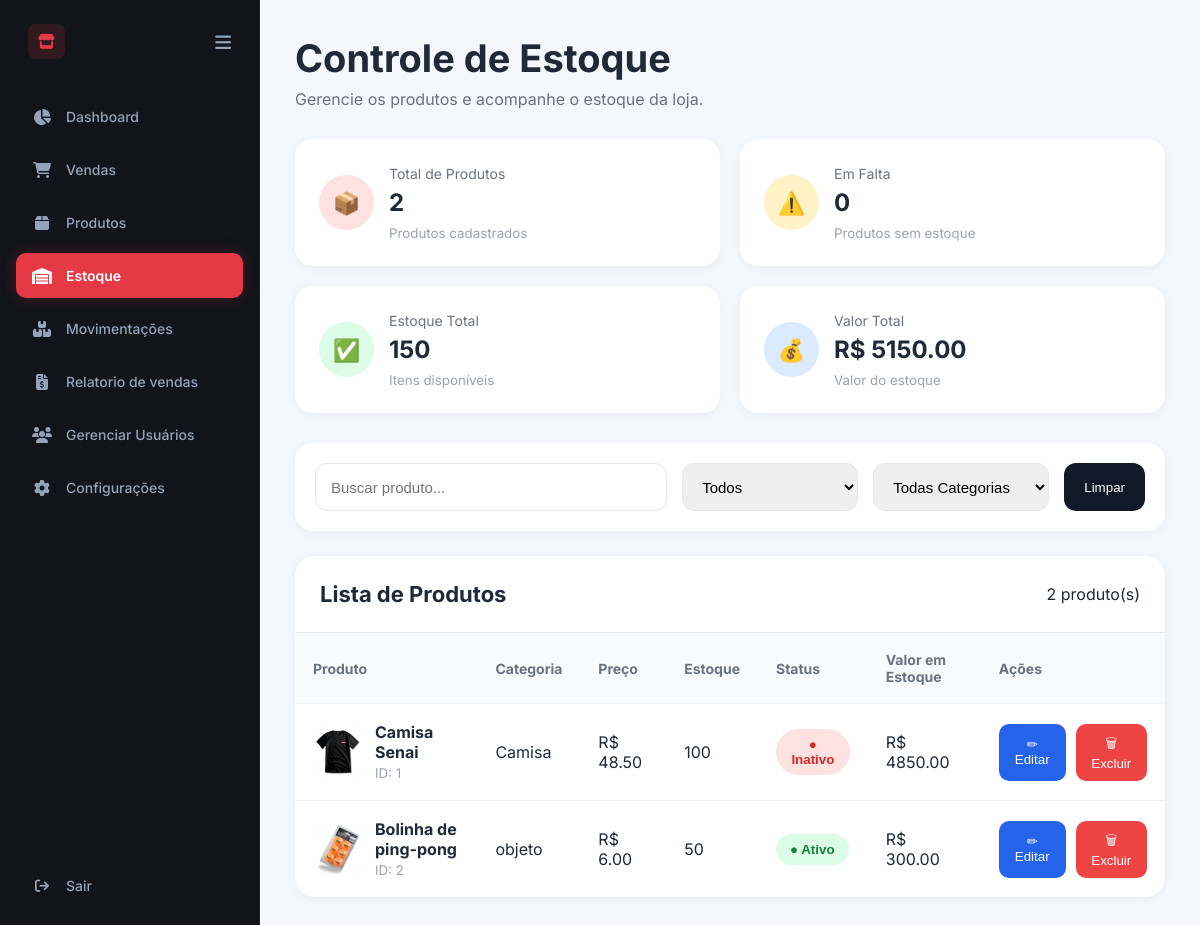
Page /estoque/ on the earlier database version.
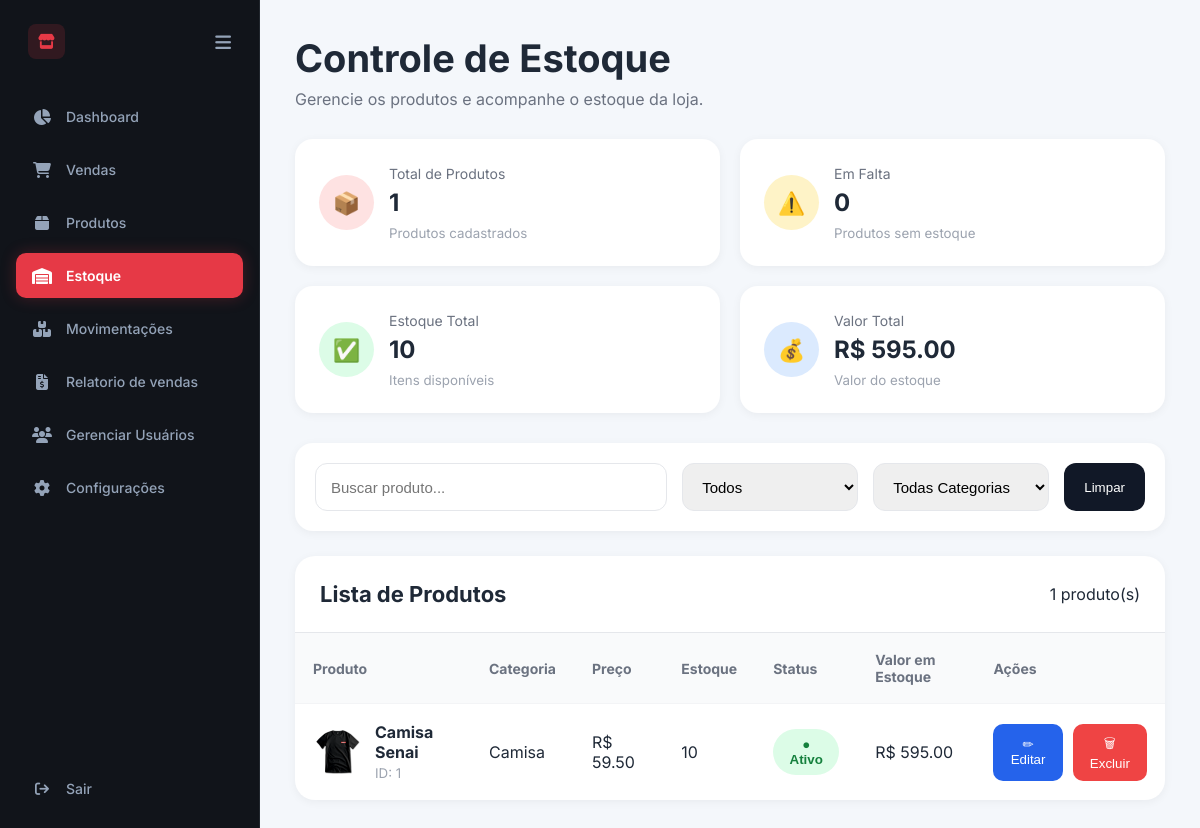
Same page on the later database version.
### app/models/produtos.py (models this page shows)
class Produto(Base):
    __tablename__ = "produtos"
    id = Column(Integer, primary_key=True, index=True)
    nome = Column(String, nullable=False)
    preco = Column(Float, nullable=False)
    estoque = Column(Integer, default=0)
    imagem = Column(String, nullable=True)
    ativo = Column(Boolean, default=True)
    categoria_id = Column(Integer, ForeignKey("categorias.id"))
    categoria = relationship("Categoria")

### app/models/categoria.py (models this page shows)
class Categoria(Base):
    __tablename__ = "categorias"
    id = Column(Integer, primary_key=True, index=True)
    nome = Column(String, nullable=False)
    descricao = Column(String, nullable=True)

### app/routes/estoque.py (the view)
@router.get("/", response_class=HTMLResponse)
def estoque(
    request: Request,
    db: Session = Depends(get_db)
):
    produtos = db.query(Produto).all()
    categorias = db.query(Categoria).all()
    total = len(produtos)
    em_falta = len(
        [p for p in produtos if p.estoque == 0]
    )
    estoque_total = sum(
        p.estoque
        for p in produtos
    )
    valor_total = sum(
        p.preco * p.estoque
        for p in produtos
    )
    return templates.TemplateResponse(
        "estoque.html",
        {
            "request": request,
            "produtos": produtos,
            "categorias": categorias,
            "total": total,
            "em_falta": em_falta,
            "estoque_total": estoque_total,
            "valor_total": valor_total
        }
    )

### app/templates/estoque.html (shortened to what the changed rows need)
<!DOCTYPE html>
<html lang="pt-BR">
<head>
    <link rel="stylesheet"
    href="https://cdnjs.cloudflare.com/ajax/libs/font-awesome/6.4.0/css/all.min.css">
    <link rel="stylesheet" href="/static/css/estoque.css">
</head>
<body>
<div class="dashboard">
<main class="content">
    <div class="page-header">
        <h1>Controle de Estoque</h1>
    </div>
    <div class="stats-grid">
        <div class="stat-card">
            <div>
                <span>Total de Produtos</span>
                <h2>{{ total }}</h2>
                <small>
                    Produtos cadastrados
                </small>
            </div>
        </div>
        <div class="stat-card">
            <div>
                <h2>{{ em_falta }}</h2>
            </div>
        </div>
        <div class="stat-card">
            <div>
                <span>Estoque Total</span>
                <h2>{{ estoque_total }}</h2>
                <small>
                    Itens disponíveis
                </small>
            </div>
        </div>
        <div class="stat-card">
            <div>
                <span>Valor Total</span>
                <h2>
                    R$ {{ "%.2f"|format(valor_total) }}
                </h2>
                <small>
                    Valor do estoque
                </small>
            </div>
        </div>
    </div>
    <div class="table-card">
        <div class="table-top">
            <h3>
                Lista de Produtos
            </h3>
            <span>
                {{ total }} produto(s)
            </span>
        </div>
        <table>
            <thead>
                <tr>
                    <th>Produto</th>
                    <th>Categoria</th>
                    <th>Preço</th>
                    <th>Estoque</th>
                    <th>Status</th>
                    <th>Valor em Estoque</th>
                    <th>Ações</th>
                </tr>
            </thead>
            <tbody>
            {% for p in produtos %}
                                <tr>
                        <td>
                            <div class="produto-info">
                                <div class="produto-img">
                                    {% if p.imagem %}
                                        <img
                                            src="{{ p.imagem }}"
                                            alt="{{ p.nome }}"
                                        >
                                    {% else %}
                                        📦
                                    {% endif %}
                                </div>
                                <div>
                                    <strong>
                                        {{ p.nome }}
                                    </strong>
                                    <small>
                                        ID: {{ p.id }}
                                    </small>
                                </div>
                            </div>
                        </td>
                        <td>
                            {% if p.categoria %}
                                {{ p.categoria.nome }}
                            {% else %}
                                Sem categoria
                            {% endif %}
                        </td>
                        <td>
                            R$ {{ "%.2f"|format(p.preco) }}
                        </td>
                        <td>
                            {{ p.estoque }}
                        </td>
                        <td>
                            <form
                                action="/estoque/toggle/{{ p.id }}"
                                method="POST"
                            >
                                {% if p.ativo %}
                                    <button
                                        type="submit"
                                        class="status ativo"
                                    >
                                        ● Ativo
                                    </button>
                                {% else %}
                                    <button
                                        type="submit"
                                        class="status inativo"
                                    >
                                        ● Inativo
                                    </button>
                                {% endif %}
                            </form>
                        </td>
                        <td>
                            R$
                            {{ "%.2f"|format(p.preco * p.estoque) }}
                        </td>
                        <td>
                            <div class="acoes">
                                <button
                                    type="button"
                                    class="btn-edit"
                                    onclick="
                                        document.getElementById('produtoId').value='{{ p.id }}';
                                        document.getElementById('produtoNome').value='{{ p.nome }}';
                                        document.getElementById('produtoPreco').value='{{ p.preco }}';
                                        document.getElementById('produtoEstoque').value='{{ p.estoque }}';
                                        document.getElementById('modalEditar').classList.add('show');
                                    "
                                >
                                    ✏ Editar
                                </button>
                                <button
                                    type="button"
                                    class="btn-delete"
                                    onclick="
                                        document.getElementById('deleteId').value='{{ p.id }}';
                                        document.getElementById('modalExcluir').classList.add('show');
                                    "
                                >
                                    🗑 Excluir
                                </button>
                            </div>
                        </td>
                    </tr>
                {% endfor %}
                </tbody>
            </table>
        </div>
    </main>
</div>
</body>
</html>

Differences in the rows shown:
removed Produto: imagem (picture), nome "Bolinha de ping-pong", id "2", categoria.nome "objeto", preco "6.00", estoque "50", ativo "● Ativo", p.preco*p.estoque "300.00"
changed Produto "Camisa Senai": preco "48.50" → "59.50"; estoque "100" → "10"; p.preco*p.estoque "4850.00" → "595.00"; ativo "● Inativo" → "● Ativo"
Other differences:
{{ total }}: "2" → "1"
{{ estoque_total }}: "150" → "10"
{{ "%.2f"|format(valor_total) }}: "5150.00" → "595.00"
